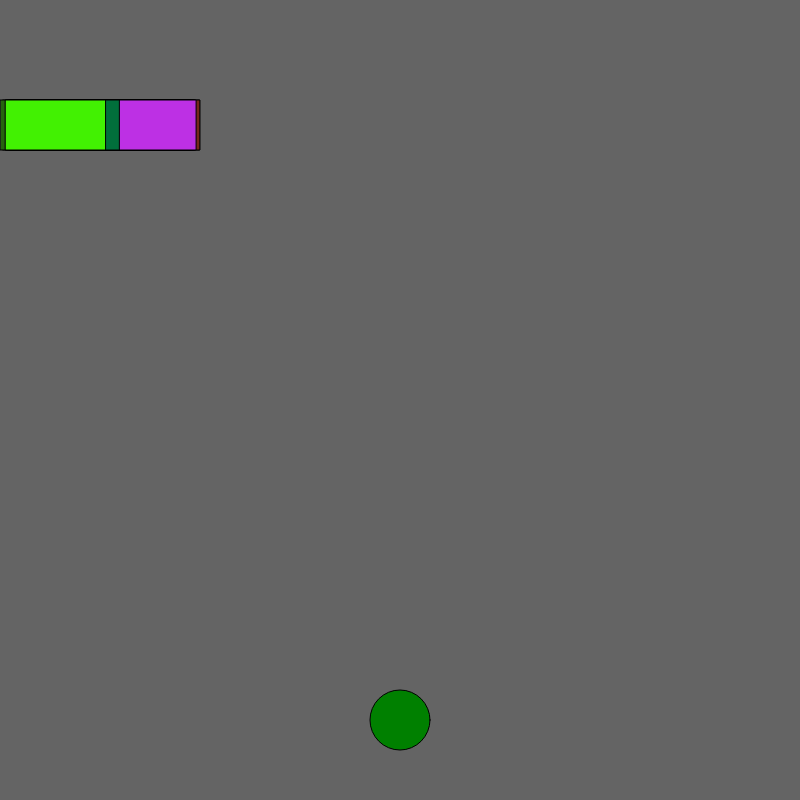
Frame 1 (no input)
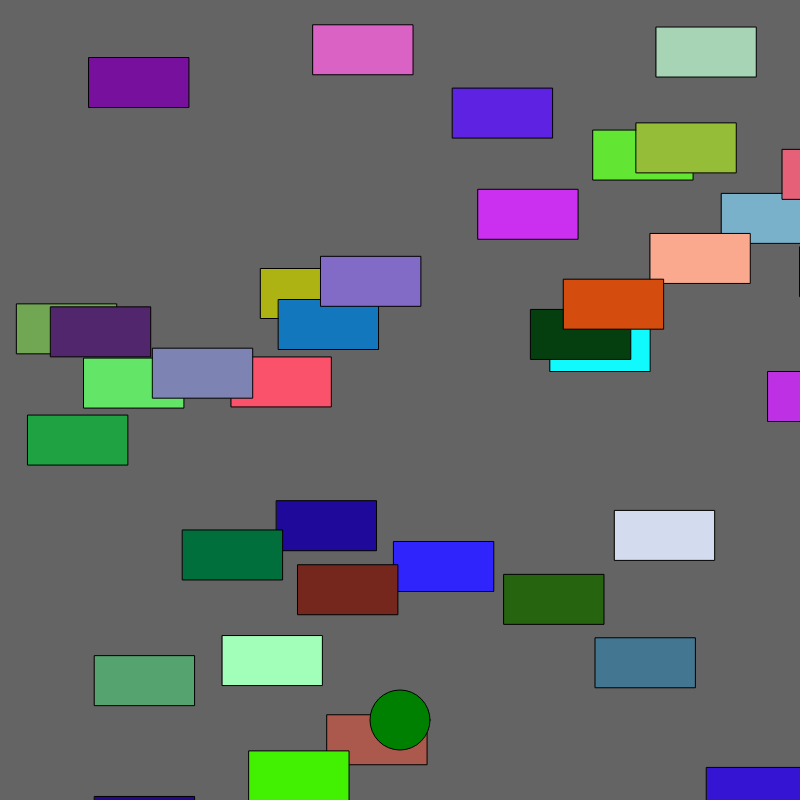
Frame 60 (no input)
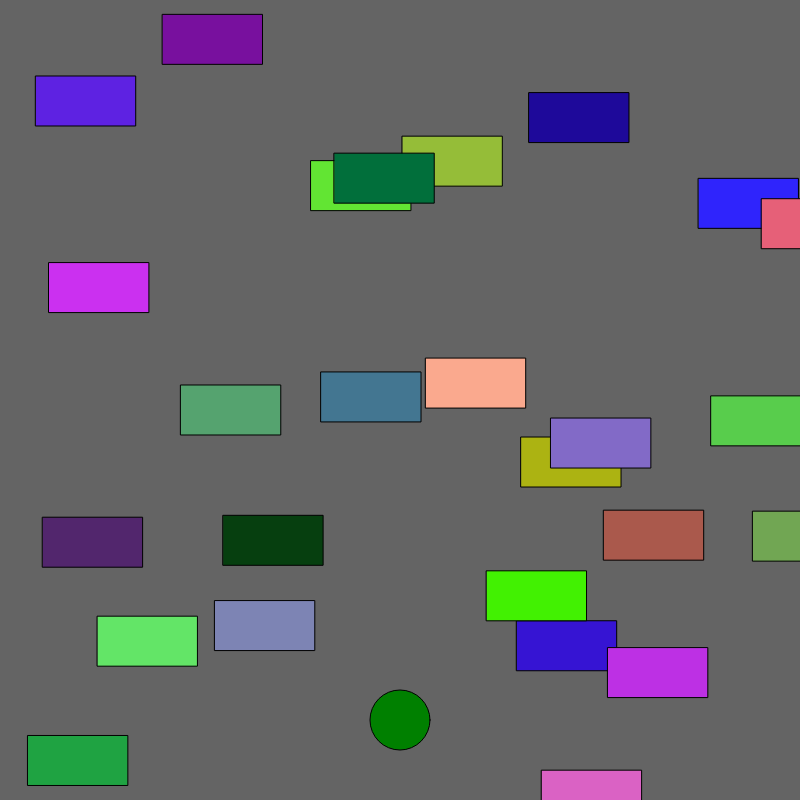
Frame 120 (the mouse pressed at the canvas centre since frame 60)

The p5.js sketch that drew these frames (run headless with seeded random() and noise() and a simulated clock; from frame 60 on, the mouse is pressed at the canvas centre):

// p5.js sketch
// ── sketch.js
var cars = [] ;
var frogPos ;

function setup() {
  createCanvas(800, 800);
  for (var i = 0; i < 40; i++) {
      cars.push(new Car());
  }
  frogPos = createVector(width/2, height-80);
}



function draw() {
  background(100);
  for (var i = 0; i < cars.length; i++) {
  cars[i].display();
  cars[i].drive();
  if (cars[i].pos.dist(frogPos) < 50) {
      cars.splice(i, 1);
    }
  }

  fill('green') ;
  ellipse(frogPos.x, frogPos.y, 60, 60);
  checkForKeys();
}


function Car() {
  this.pos = createVector(random(100), 100);
  this.vel = createVector(random(-20, 5),random(-20, 10));
  this.r = random(255);
  this.g = random(255);
  this.b = random(255);




  this.display = function() {
    fill(this.r, this.g, this.b);
    rect(this.pos.x, this.pos.y, 100, 50);
  }

  this.drive = function() {
    this.pos.add(this.vel);
    if (this.pos.x > width) this.pos.x = 0 ;
    if (this.pos.x < 0) this.pos.x = width ;
    if (this.pos.x > width) this.pos.y = 0 ;
    if (this.pos.y < 0) this.pos.y = height ;
  }
}


function checkForKeys() {
  if (keyIsDown(LEFT_ARROW)) frogPos.x = frogPos.x - 5;
  if (keyIsDown(RIGHT_ARROW)) frogPos.x = frogPos.x + 5;
  if (keyIsDown(UP_ARROW)) frogPos.y = frogPos.y - 5;
  if (keyIsDown(DOWN_ARROW)) frogPos.y = frogPos.y + 5;

}
